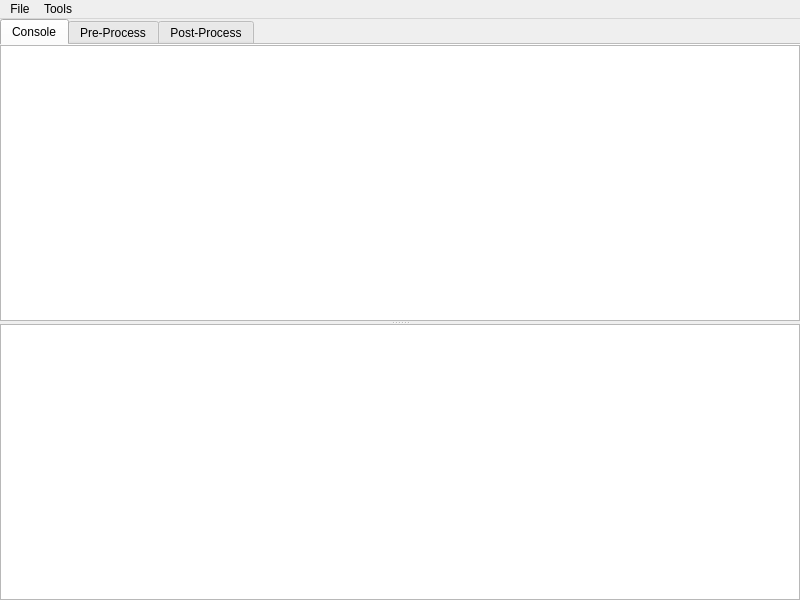
<?xml version="1.0" encoding="UTF-8"?>
<ui version="4.0">
 <class>ConsoleWindow</class>
 <widget class="QMainWindow" name="ConsoleWindow">
  <property name="enabled">
   <bool>true</bool>
  </property>
  <property name="geometry">
   <rect>
    <x>0</x>
    <y>0</y>
    <width>800</width>
    <height>600</height>
   </rect>
  </property>
  <property name="windowTitle">
   <string>Script Editor</string>
  </property>
  <property name="windowIcon">
   <iconset resource="../../neutrino.qrc">
    <normaloff>:/Neutrino/Resources/16_32/scriptEditor_16.png</normaloff>:/Neutrino/Resources/16_32/scriptEditor_16.png</iconset>
  </property>
  <widget class="QWidget" name="centralwidget">
   <layout class="QVBoxLayout" name="verticalLayout_2">
    <property name="leftMargin">
     <number>0</number>
    </property>
    <property name="topMargin">
     <number>0</number>
    </property>
    <property name="rightMargin">
     <number>0</number>
    </property>
    <property name="bottomMargin">
     <number>0</number>
    </property>
    <item>
     <widget class="QTabWidget" name="tabWidget">
      <property name="tabPosition">
       <enum>QTabWidget::North</enum>
      </property>
      <property name="tabShape">
       <enum>QTabWidget::Rounded</enum>
      </property>
      <property name="currentIndex">
       <number>0</number>
      </property>
      <property name="iconSize">
       <size>
        <width>16</width>
        <height>16</height>
       </size>
      </property>
      <property name="documentMode">
       <bool>true</bool>
      </property>
      <property name="movable">
       <bool>false</bool>
      </property>
      <widget class="QWidget" name="console">
       <attribute name="icon">
        <iconset resource="../../neutrino.qrc">
         <normaloff>:/Neutrino/Resources/16/utilities-terminal.png</normaloff>:/Neutrino/Resources/16/utilities-terminal.png</iconset>
       </attribute>
       <attribute name="title">
        <string>Console</string>
       </attribute>
       <layout class="QVBoxLayout" name="verticalLayout">
        <property name="leftMargin">
         <number>0</number>
        </property>
        <property name="topMargin">
         <number>0</number>
        </property>
        <property name="rightMargin">
         <number>0</number>
        </property>
        <property name="bottomMargin">
         <number>0</number>
        </property>
        <item>
         <widget class="QSplitter" name="splitter">
          <property name="frameShadow">
           <enum>QFrame::Plain</enum>
          </property>
          <property name="orientation">
           <enum>Qt::Vertical</enum>
          </property>
          <property name="opaqueResize">
           <bool>true</bool>
          </property>
          <property name="handleWidth">
           <number>3</number>
          </property>
          <widget class="QPlainTextEdit" name="pythonOutput">
           <property name="font">
            <font>
             <family>Monospace</family>
             <pointsize>8</pointsize>
            </font>
           </property>
           <property name="readOnly">
            <bool>true</bool>
           </property>
           <property name="plainText">
            <string/>
           </property>
          </widget>
          <widget class="NEPythonInput" name="pythonConsoleInput">
           <property name="font">
            <font>
             <family>Monospace</family>
             <pointsize>8</pointsize>
            </font>
           </property>
          </widget>
         </widget>
        </item>
       </layout>
      </widget>
      <widget class="QWidget" name="preProcess">
       <attribute name="title">
        <string>Pre-Process</string>
       </attribute>
       <layout class="QVBoxLayout" name="verticalLayout_3">
        <property name="leftMargin">
         <number>0</number>
        </property>
        <property name="topMargin">
         <number>0</number>
        </property>
        <property name="rightMargin">
         <number>0</number>
        </property>
        <property name="bottomMargin">
         <number>0</number>
        </property>
        <item>
         <widget class="NEPythonInput" name="pythonPreprocess">
          <property name="font">
           <font>
            <family>Monospace</family>
            <pointsize>8</pointsize>
           </font>
          </property>
         </widget>
        </item>
       </layout>
      </widget>
      <widget class="QWidget" name="postProcess">
       <attribute name="title">
        <string>Post-Process</string>
       </attribute>
       <layout class="QVBoxLayout" name="verticalLayout_4">
        <property name="leftMargin">
         <number>0</number>
        </property>
        <property name="topMargin">
         <number>0</number>
        </property>
        <property name="rightMargin">
         <number>0</number>
        </property>
        <property name="bottomMargin">
         <number>0</number>
        </property>
        <item>
         <widget class="NEPythonInput" name="pythonPostprocess">
          <property name="font">
           <font>
            <family>Monospace</family>
            <pointsize>8</pointsize>
           </font>
          </property>
         </widget>
        </item>
       </layout>
      </widget>
     </widget>
    </item>
   </layout>
  </widget>
  <widget class="NEMenuBar" name="menubar">
   <property name="enabled">
    <bool>true</bool>
   </property>
   <property name="geometry">
    <rect>
     <x>0</x>
     <y>0</y>
     <width>800</width>
     <height>29</height>
    </rect>
   </property>
   <property name="nativeMenuBar">
    <bool>false</bool>
   </property>
   <widget class="QMenu" name="menuFile">
    <property name="title">
     <string>File</string>
    </property>
    <addaction name="actionNew"/>
    <addaction name="actionOpen"/>
    <addaction name="actionSave"/>
    <addaction name="actionSaveAs"/>
   </widget>
   <widget class="QMenu" name="menuTools">
    <property name="title">
     <string>Tools</string>
    </property>
    <addaction name="actionClear_History"/>
   </widget>
   <addaction name="menuFile"/>
   <addaction name="menuTools"/>
  </widget>
  <action name="actionNew">
   <property name="icon">
    <iconset resource="../../neutrino.qrc">
     <normaloff>:/Neutrino/Resources/16/document-new.png</normaloff>:/Neutrino/Resources/16/document-new.png</iconset>
   </property>
   <property name="text">
    <string>&amp;New</string>
   </property>
   <property name="toolTip">
    <string>Create Scene</string>
   </property>
   <property name="statusTip">
    <string>Create Scene</string>
   </property>
   <property name="shortcut">
    <string>Alt+N</string>
   </property>
   <property name="shortcutContext">
    <enum>Qt::WidgetWithChildrenShortcut</enum>
   </property>
  </action>
  <action name="actionSaveAs">
   <property name="icon">
    <iconset resource="../../neutrino.qrc">
     <normaloff>:/Neutrino/Resources/16/document-save-as.png</normaloff>:/Neutrino/Resources/16/document-save-as.png</iconset>
   </property>
   <property name="text">
    <string>Save As</string>
   </property>
   <property name="toolTip">
    <string>Save Scene As</string>
   </property>
   <property name="statusTip">
    <string>Save Scene As</string>
   </property>
   <property name="shortcut">
    <string>Alt+Shift+S</string>
   </property>
   <property name="shortcutContext">
    <enum>Qt::WidgetWithChildrenShortcut</enum>
   </property>
  </action>
  <action name="actionSave">
   <property name="icon">
    <iconset resource="../../neutrino.qrc">
     <normaloff>:/Neutrino/Resources/16/document-save.png</normaloff>:/Neutrino/Resources/16/document-save.png</iconset>
   </property>
   <property name="text">
    <string>&amp;Save</string>
   </property>
   <property name="toolTip">
    <string>Save Scene</string>
   </property>
   <property name="statusTip">
    <string>Save Scene</string>
   </property>
   <property name="shortcut">
    <string>Alt+S</string>
   </property>
   <property name="shortcutContext">
    <enum>Qt::WidgetWithChildrenShortcut</enum>
   </property>
  </action>
  <action name="actionOpen">
   <property name="icon">
    <iconset resource="../../neutrino.qrc">
     <normaloff>:/Neutrino/Resources/16/document-open.png</normaloff>:/Neutrino/Resources/16/document-open.png</iconset>
   </property>
   <property name="text">
    <string>&amp;Open</string>
   </property>
   <property name="toolTip">
    <string>Open Scene</string>
   </property>
   <property name="statusTip">
    <string>Open Scene</string>
   </property>
   <property name="shortcut">
    <string>Alt+O</string>
   </property>
   <property name="shortcutContext">
    <enum>Qt::WidgetWithChildrenShortcut</enum>
   </property>
  </action>
  <action name="actionClear_History">
   <property name="icon">
    <iconset resource="../../neutrino.qrc">
     <normaloff>:/Neutrino/Resources/16/edit-clear.png</normaloff>:/Neutrino/Resources/16/edit-clear.png</iconset>
   </property>
   <property name="text">
    <string>Clear History</string>
   </property>
   <property name="shortcutContext">
    <enum>Qt::WidgetWithChildrenShortcut</enum>
   </property>
  </action>
 </widget>
 <customwidgets>
  <customwidget>
   <class>NEMenuBar</class>
   <extends>QMenuBar</extends>
   <header>Widgets/MenuBar/NEMenuBar.h</header>
  </customwidget>
  <customwidget>
   <class>NEPythonInput</class>
   <extends>QPlainTextEdit</extends>
   <header>Widgets/PythonInput/NEPythonInput.h</header>
  </customwidget>
 </customwidgets>
 <resources>
  <include location="../../neutrino.qrc"/>
 </resources>
 <connections>
  <connection>
   <sender>actionOpen</sender>
   <signal>triggered()</signal>
   <receiver>ConsoleWindow</receiver>
   <slot>openScript()</slot>
   <hints>
    <hint type="sourcelabel">
     <x>-1</x>
     <y>-1</y>
    </hint>
    <hint type="destinationlabel">
     <x>399</x>
     <y>299</y>
    </hint>
   </hints>
  </connection>
  <connection>
   <sender>actionNew</sender>
   <signal>triggered()</signal>
   <receiver>ConsoleWindow</receiver>
   <slot>newScript()</slot>
   <hints>
    <hint type="sourcelabel">
     <x>-1</x>
     <y>-1</y>
    </hint>
    <hint type="destinationlabel">
     <x>399</x>
     <y>299</y>
    </hint>
   </hints>
  </connection>
  <connection>
   <sender>actionSave</sender>
   <signal>triggered()</signal>
   <receiver>ConsoleWindow</receiver>
   <slot>saveScript()</slot>
   <hints>
    <hint type="sourcelabel">
     <x>-1</x>
     <y>-1</y>
    </hint>
    <hint type="destinationlabel">
     <x>399</x>
     <y>299</y>
    </hint>
   </hints>
  </connection>
  <connection>
   <sender>actionSaveAs</sender>
   <signal>triggered()</signal>
   <receiver>ConsoleWindow</receiver>
   <slot>saveScriptAs()</slot>
   <hints>
    <hint type="sourcelabel">
     <x>-1</x>
     <y>-1</y>
    </hint>
    <hint type="destinationlabel">
     <x>399</x>
     <y>299</y>
    </hint>
   </hints>
  </connection>
  <connection>
   <sender>actionClear_History</sender>
   <signal>triggered()</signal>
   <receiver>ConsoleWindow</receiver>
   <slot>clearHistory()</slot>
   <hints>
    <hint type="sourcelabel">
     <x>-1</x>
     <y>-1</y>
    </hint>
    <hint type="destinationlabel">
     <x>399</x>
     <y>299</y>
    </hint>
   </hints>
  </connection>
 </connections>
 <slots>
  <slot>openScript()</slot>
  <slot>newScript()</slot>
  <slot>saveScript()</slot>
  <slot>saveScriptAs()</slot>
  <slot>clearHistory()</slot>
 </slots>
</ui>
